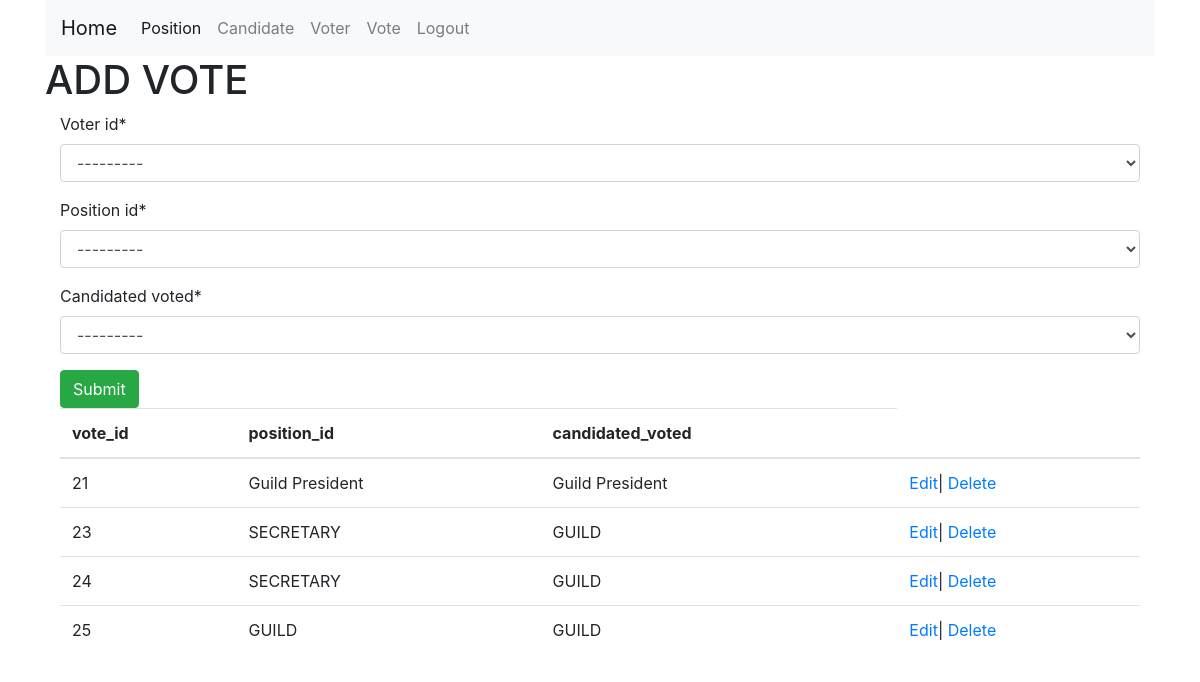
Screenshot of /add_vote/ (signed in) with the database file from the repository.
### e_vote/models.py (models this page shows)
class Vote(models.Model):
    voter_id = models.ForeignKey(Voter, on_delete=models.CASCADE)
    position_id = models.ForeignKey(Position, on_delete=models.CASCADE)
    candidated_voted = models.ForeignKey(Candidate, on_delete=models.CASCADE)

class Position(models.Model):
    title = models.CharField(max_length=20,)
    def __str__(self):
        return self.title

class Candidate(models.Model):
    COURSES = [("BIT", "Information Technology"),
               ("LLB", "LAW"),
               ("M", "Medicine"),
               ("SWASWA", "SOCIAL WORKS"),
               ]
    GENDER_OPTIONS = [
        ("M", "Male"),
        ("F", "Female"),
    ]
    name = models.CharField(max_length=50)
    address = models.CharField(
        max_length=10, null=True, blank=True, default="N/A")
    gender = models.CharField(max_length=10, choices=GENDER_OPTIONS)
    email = models.EmailField(default=None)
    course = models.CharField(max_length=20, choices=COURSES)
    contact = models.CharField(max_length=15)
    position = models.ForeignKey(Position, on_delete=models.CASCADE)
    def __str__(self):
        return str(self.position)

### e_vote/views.py (the view)
# urls.py: path('add_vote/', add_vote_view, name='add_vote_page'),
@login_required
def add_vote_view(request):
    message = ''
    if request.method == "POST":
        vote_form = VoteForm(request.POST)
        if vote_form.is_valid():
            vote_form.save()
            message = 'vote added successfully'
    else:
        vote_form = VoteForm()
    votes = Vote.objects.all
    context = {
        'form': vote_form,
        'message': message,
        'votes': votes
    }
    return render(request, "add_vote.html", context)

### e_vote/forms.py
class VoteForm(ModelForm):
    class Meta:
        model = Vote
        fields = '__all__'

### e_vote/models.py (called while the page is built)
    def __str__(self):
        return self.reg_no

### e_vote/templates/add_vote.html (shortened to what this page needs)
{% extends './master.html' %}
   {% block content %}
   {% load crispy_forms_tags %}
<body>
    <h1>ADD VOTE</h1>
    <div class ="container">
    <form method ="POST">
        {{form|crispy}}
        <input type ="submit" class="btn btn-success">
    </form>
    <table class="table table-hover">
        <thread>
            <tr>
                <th scope ="col"> vote_id</th>
                <th scope="col"> position_id </th>
                <th scope ="col">candidated_voted </th>
            </tr>
        </thread>
        <tbody>
           {% for Vote in votes %}
           <tr>
            <td>{{Vote.id}}</td>
            <td>{{Vote.position_id}}</td>
            <td>{{Vote.candidated_voted}}</td>
            <td>
                <a href="{% url 'edit_vote_page' Vote.id %}"> Edit</a>|
                <a href="{% url 'delete_vote_page' Vote.id %}" onclick="return confirm('Are you sure you want to delete this vote?')">Delete</a>
            </td>
        </tr>
       {% endfor %}
        </tbody>
    </table>
    </div>
</body>
{% endblock content %}

### rows the page displays
Vote: id "21", position_id "Guild President", candidated_voted "Guild President"
Vote: id "23", position_id "SECRETARY", candidated_voted "GUILD"
Vote: id "24", position_id "SECRETARY", candidated_voted "GUILD"
Vote: id "25", position_id "GUILD", candidated_voted "GUILD"
